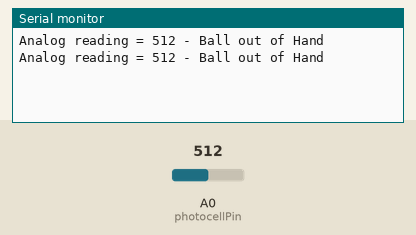
Simulated run of this sketch. Board: Arduino Uno, built with avr-gcc and run on an emulated ATmega328P. Shown: the last lines printed to the serial monitor. The test bench sets the inputs (shaded band); at power-on: A0 (photocellPin) = 512.

Above: at 1.8 s.
1.9 s: A0 (photocellPin) set to 208
At 2.8 s:
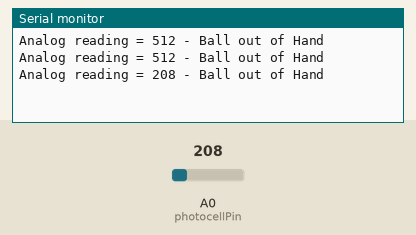
3.4 s: A0 (photocellPin) set to 188
At 4.8 s:
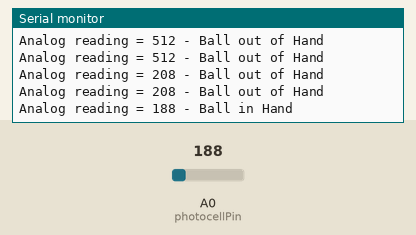

The sketch:

photocell.ino
```cpp
/* Photocell simple testing sketch.

Connect one end of the photocell to 5V, the other end to Analog 0.
Then connect one end of a 10K resistor from Analog 0 to ground

For more information see http://learn.adafruit.com/photocells */

#define BOUND 200
int photocellPin = 0;     // the cell and 10K pulldown are connected to a0
int photocellReading;     // the analog reading from the analog resistor divider

void setup(void) {
  // We'll send debugging information via the Serial monitor
  Serial.begin(9600);
}

void loop(void) {
  photocellReading = analogRead(photocellPin);

  Serial.print("Analog reading = ");
  Serial.print(photocellReading);     // the raw analog reading

  // We'll have a few threshholds, qualitatively determined
//  if (photocellReading < 10) {
//    Serial.println(" - Dark");
//  } else if (photocellReading < 200) {
//    Serial.println(" - Dim");
//  } else if (photocellReading < 500) {
//    Serial.println(" - Light");
//  } else if (photocellReading < 800) {
//    Serial.println(" - Bright");
//  } else {
//    Serial.println(" - Very bright");
//  }
  if (photocellReading < BOUND)
    Serial.println(" - Ball in Hand ") ;
  else
    Serial.println(" - Ball out of Hand ");

  delay(1000);
}
```

Measured:
- the behaviour switches between 200 and 199 on A0 (photocellPin) (found by bisection; images 1 and 2)
- after the input at 1.9 s, the serial monitor: prints a new line after 0.10 s (image 1)
- after the input at 3.4 s, the serial monitor: prints a new line after 0.60 s (image 2)
